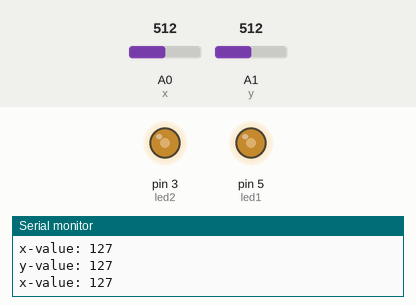
Recording of a sketch running on a simulated Arduino Uno, built with avr-gcc and run on an emulated ATmega328P. On the bench: output pins drawn as LEDs (lit = HIGH), the last lines printed to the serial monitor. Inputs (shaded band) come from the test bench; at power-on: A0 (x) = 512, A1 (y) = 512.

Above: at 1.2 s.
1.3 s: A0 (x) set to 716
At 2.5 s:
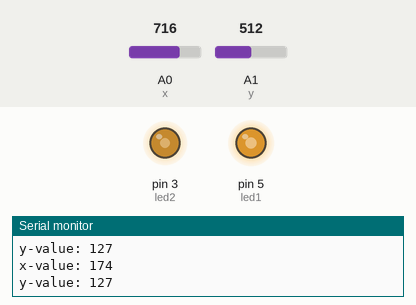
2.8 s: A1 (y) set to 716
At 4.0 s:
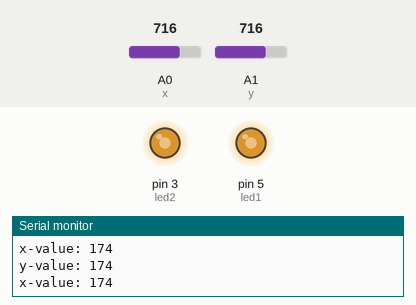
4.3 s: A0 (x) set to 900
At 4.8 s:
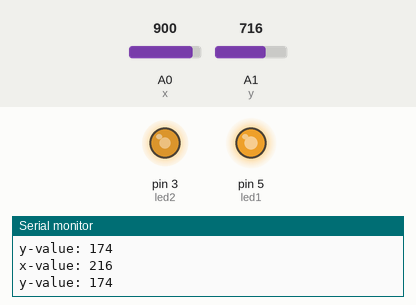
5.8 s: A1 (y) set to 900
At 6.5 s:
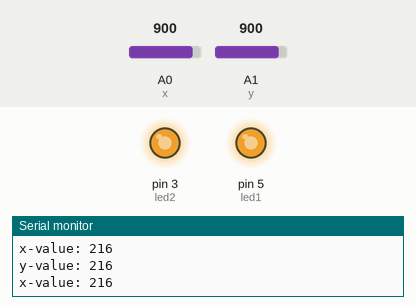
7.3 s: A0 (x) set to 306
At 8.3 s:
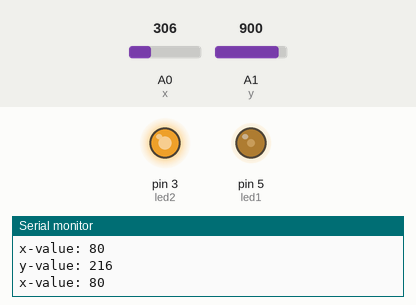
8.8 s: A1 (y) set to 122
At 9.9 s:
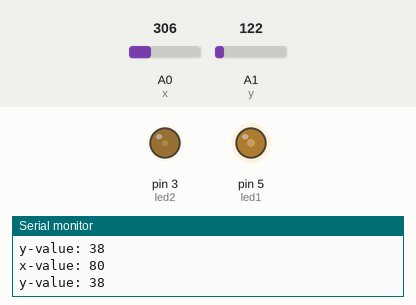
Timing chart, 0 to 11.3 s (numbered marks = the images above; inputs shaded):
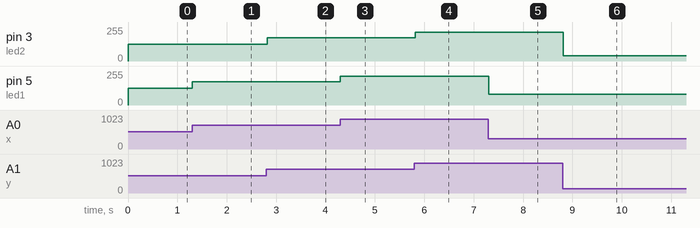

Measured:
- after the input at 1.3 s, pin 5 (led1): 127/255 → 174/255 at once
- after the input at 2.8 s, pin 3 (led2): 127/255 → 174/255 at once
- after the input at 4.3 s, pin 5 (led1): 174/255 → 216/255 at once
- after the input at 5.8 s, pin 3 (led2): 174/255 → 216/255 at once
- after the input at 7.3 s, pin 5 (led1): 216/255 → 80/255 at once
- after the input at 8.8 s, pin 3 (led2): 216/255 → 38/255 at once

The sketch:

Analog_Stick_to_LED.ino
```cpp
// Must be one of those pins with a squiggly line

int x = A0;
int y = A1;
int led1 = 5;
int led2 = 3;
int button = 2;

// the setup routine runs once when you press reset:
void setup() {
  Serial.begin(9600);
  pinMode(x, INPUT);
  pinMode(y, INPUT);
  pinMode(button, INPUT);
  pinMode(led1, OUTPUT);
  pinMode(led2, OUTPUT);
}

// the loop routine runs over and over again forever:
void loop() {
  // read the input on analog pin 0:
  int lumen1 = map(analogRead(x), 0, 1023, 10, 245);
  int lumen2 = map(analogRead(y), 0, 1023, 10, 245);
  analogWrite(led1, lumen1);
  analogWrite(led2, lumen2);
  Serial.print("x-value: ");
  Serial.println(lumen1);
  Serial.print("y-value: ");
  Serial.println(lumen2);
  delay(1); // delay in between reads for stability
}
```
